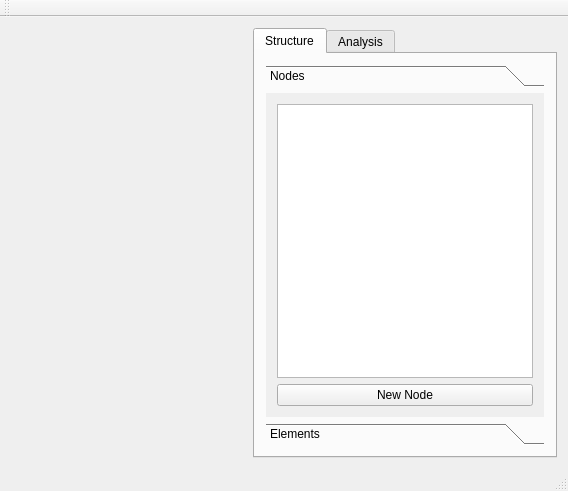
<?xml version="1.0" encoding="UTF-8"?>
<ui version="4.0">
 <class>MainWindow</class>
 <widget class="QMainWindow" name="MainWindow">
  <property name="geometry">
   <rect>
    <x>0</x>
    <y>0</y>
    <width>568</width>
    <height>491</height>
   </rect>
  </property>
  <property name="windowTitle">
   <string>FEM Program</string>
  </property>
  <widget class="QWidget" name="centralWidget">
   <layout class="QHBoxLayout" name="horizontalLayout">
    <item>
     <widget class="GLWidget" name="canvas" native="true"/>
    </item>
    <item>
     <widget class="QTabWidget" name="tabWidget">
      <property name="sizePolicy">
       <sizepolicy hsizetype="Minimum" vsizetype="MinimumExpanding">
        <horstretch>0</horstretch>
        <verstretch>0</verstretch>
       </sizepolicy>
      </property>
      <property name="currentIndex">
       <number>0</number>
      </property>
      <widget class="QWidget" name="structureWidget">
       <attribute name="title">
        <string>Structure</string>
       </attribute>
       <layout class="QVBoxLayout" name="verticalLayout_3">
        <item>
         <widget class="QToolBox" name="toolBox">
          <property name="sizePolicy">
           <sizepolicy hsizetype="MinimumExpanding" vsizetype="MinimumExpanding">
            <horstretch>0</horstretch>
            <verstretch>0</verstretch>
           </sizepolicy>
          </property>
          <property name="currentIndex">
           <number>0</number>
          </property>
          <widget class="QWidget" name="nodePage">
           <property name="geometry">
            <rect>
             <x>0</x>
             <y>0</y>
             <width>276</width>
             <height>302</height>
            </rect>
           </property>
           <attribute name="label">
            <string>Nodes</string>
           </attribute>
           <layout class="QVBoxLayout" name="verticalLayout_4">
            <item>
             <layout class="QVBoxLayout" name="verticalLayout">
              <item>
               <widget class="QListWidget" name="nodeList"/>
              </item>
              <item>
               <widget class="QPushButton" name="newNodeButton">
                <property name="text">
                 <string>New Node</string>
                </property>
               </widget>
              </item>
             </layout>
            </item>
           </layout>
          </widget>
          <widget class="QWidget" name="elementPage">
           <property name="geometry">
            <rect>
             <x>0</x>
             <y>0</y>
             <width>276</width>
             <height>302</height>
            </rect>
           </property>
           <attribute name="label">
            <string>Elements</string>
           </attribute>
           <widget class="QWidget" name="layoutWidget">
            <property name="geometry">
             <rect>
              <x>0</x>
              <y>0</y>
              <width>241</width>
              <height>229</height>
             </rect>
            </property>
            <layout class="QVBoxLayout" name="verticalLayout_2">
             <item>
              <widget class="QListWidget" name="elementList"/>
             </item>
             <item>
              <widget class="QPushButton" name="newElementButton">
               <property name="text">
                <string>New Element</string>
               </property>
              </widget>
             </item>
            </layout>
           </widget>
          </widget>
         </widget>
        </item>
       </layout>
      </widget>
      <widget class="QWidget" name="analysisWidget">
       <attribute name="title">
        <string>Analysis</string>
       </attribute>
      </widget>
     </widget>
    </item>
   </layout>
  </widget>
  <widget class="QMenuBar" name="menuBar">
   <property name="geometry">
    <rect>
     <x>0</x>
     <y>0</y>
     <width>568</width>
     <height>23</height>
    </rect>
   </property>
  </widget>
  <widget class="QToolBar" name="mainToolBar">
   <attribute name="toolBarArea">
    <enum>TopToolBarArea</enum>
   </attribute>
   <attribute name="toolBarBreak">
    <bool>false</bool>
   </attribute>
  </widget>
  <widget class="QStatusBar" name="statusBar"/>
 </widget>
 <layoutdefault spacing="6" margin="11"/>
 <customwidgets>
  <customwidget>
   <class>GLWidget</class>
   <extends>QWidget</extends>
   <header>glwidget.h</header>
   <container>1</container>
   <slots>
    <slot>doStaticLinearAnalysis()</slot>
   </slots>
  </customwidget>
 </customwidgets>
 <resources/>
 <connections/>
</ui>
